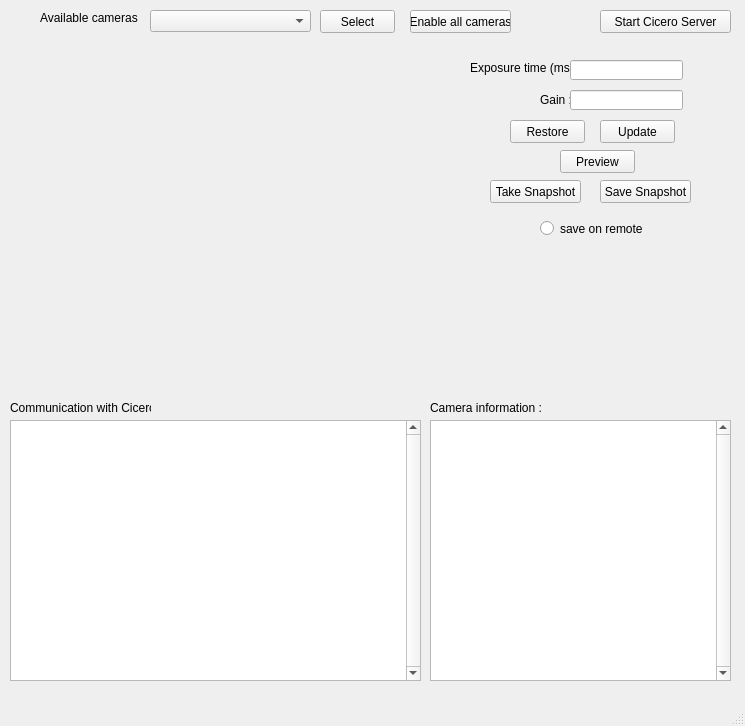
<?xml version="1.0" encoding="UTF-8"?>
<ui version="4.0">
 <class>MainWindow</class>
 <widget class="QMainWindow" name="MainWindow">
  <property name="geometry">
   <rect>
    <x>0</x>
    <y>0</y>
    <width>745</width>
    <height>726</height>
   </rect>
  </property>
  <property name="windowTitle">
   <string>MainWindow</string>
  </property>
  <widget class="QWidget" name="centralwidget">
   <widget class="MatplotlibWidget" name="matplotlibGadget">
    <property name="geometry">
     <rect>
      <x>10</x>
      <y>50</y>
      <width>441</width>
      <height>331</height>
     </rect>
    </property>
   </widget>
   <widget class="QComboBox" name="cameraSelectComboBox">
    <property name="geometry">
     <rect>
      <x>150</x>
      <y>10</y>
      <width>161</width>
      <height>22</height>
     </rect>
    </property>
   </widget>
   <widget class="QLabel" name="cameraSelectLabel">
    <property name="geometry">
     <rect>
      <x>40</x>
      <y>10</y>
      <width>101</width>
      <height>16</height>
     </rect>
    </property>
    <property name="text">
     <string>Available cameras :</string>
    </property>
   </widget>
   <widget class="QPushButton" name="cameraSelectButton">
    <property name="geometry">
     <rect>
      <x>320</x>
      <y>10</y>
      <width>75</width>
      <height>23</height>
     </rect>
    </property>
    <property name="text">
     <string>Select</string>
    </property>
   </widget>
   <widget class="QLabel" name="exposureLabel">
    <property name="geometry">
     <rect>
      <x>470</x>
      <y>60</y>
      <width>101</width>
      <height>16</height>
     </rect>
    </property>
    <property name="text">
     <string>Exposure time (ms) :</string>
    </property>
   </widget>
   <widget class="QLabel" name="gainLabel">
    <property name="geometry">
     <rect>
      <x>540</x>
      <y>90</y>
      <width>31</width>
      <height>20</height>
     </rect>
    </property>
    <property name="text">
     <string>Gain :</string>
    </property>
   </widget>
   <widget class="QLineEdit" name="exposureEdit">
    <property name="geometry">
     <rect>
      <x>570</x>
      <y>60</y>
      <width>113</width>
      <height>20</height>
     </rect>
    </property>
   </widget>
   <widget class="QLineEdit" name="gainEdit">
    <property name="geometry">
     <rect>
      <x>570</x>
      <y>90</y>
      <width>113</width>
      <height>20</height>
     </rect>
    </property>
   </widget>
   <widget class="QLabel" name="ciceroTextLabel">
    <property name="geometry">
     <rect>
      <x>10</x>
      <y>400</y>
      <width>141</width>
      <height>16</height>
     </rect>
    </property>
    <property name="text">
     <string>Communication with Cicero : </string>
    </property>
   </widget>
   <widget class="QLabel" name="cameraInfoLabel">
    <property name="geometry">
     <rect>
      <x>430</x>
      <y>400</y>
      <width>141</width>
      <height>16</height>
     </rect>
    </property>
    <property name="text">
     <string>Camera information :</string>
    </property>
   </widget>
   <widget class="QPushButton" name="cameraUpdateButton">
    <property name="geometry">
     <rect>
      <x>600</x>
      <y>120</y>
      <width>75</width>
      <height>23</height>
     </rect>
    </property>
    <property name="text">
     <string>Update</string>
    </property>
   </widget>
   <widget class="QPushButton" name="ciceroStartButton">
    <property name="geometry">
     <rect>
      <x>600</x>
      <y>10</y>
      <width>131</width>
      <height>23</height>
     </rect>
    </property>
    <property name="text">
     <string>Start Cicero Server</string>
    </property>
   </widget>
   <widget class="QPushButton" name="cameraRestoreButton">
    <property name="geometry">
     <rect>
      <x>510</x>
      <y>120</y>
      <width>75</width>
      <height>23</height>
     </rect>
    </property>
    <property name="text">
     <string>Restore</string>
    </property>
   </widget>
   <widget class="QPushButton" name="takeSnapshotButton">
    <property name="geometry">
     <rect>
      <x>490</x>
      <y>180</y>
      <width>91</width>
      <height>23</height>
     </rect>
    </property>
    <property name="text">
     <string>Take Snapshot</string>
    </property>
   </widget>
   <widget class="QPushButton" name="previewButton">
    <property name="geometry">
     <rect>
      <x>560</x>
      <y>150</y>
      <width>75</width>
      <height>23</height>
     </rect>
    </property>
    <property name="text">
     <string>Preview</string>
    </property>
   </widget>
   <widget class="QPushButton" name="cameraEnableButton">
    <property name="geometry">
     <rect>
      <x>410</x>
      <y>10</y>
      <width>101</width>
      <height>23</height>
     </rect>
    </property>
    <property name="text">
     <string>Enable all cameras</string>
    </property>
   </widget>
   <widget class="QPushButton" name="saveSnapshotButton">
    <property name="geometry">
     <rect>
      <x>600</x>
      <y>180</y>
      <width>91</width>
      <height>23</height>
     </rect>
    </property>
    <property name="text">
     <string>Save Snapshot</string>
    </property>
   </widget>
   <widget class="QTextBrowser" name="InformationCamera">
    <property name="geometry">
     <rect>
      <x>430</x>
      <y>420</y>
      <width>301</width>
      <height>261</height>
     </rect>
    </property>
    <property name="verticalScrollBarPolicy">
     <enum>Qt::ScrollBarAlwaysOn</enum>
    </property>
   </widget>
   <widget class="QTextBrowser" name="CiceroCommunication">
    <property name="geometry">
     <rect>
      <x>10</x>
      <y>420</y>
      <width>411</width>
      <height>261</height>
     </rect>
    </property>
    <property name="verticalScrollBarPolicy">
     <enum>Qt::ScrollBarAlwaysOn</enum>
    </property>
   </widget>
   <widget class="QRadioButton" name="radioButton">
    <property name="geometry">
     <rect>
      <x>540</x>
      <y>220</y>
      <width>111</width>
      <height>17</height>
     </rect>
    </property>
    <property name="text">
     <string>save on remote</string>
    </property>
   </widget>
  </widget>
  <widget class="QMenuBar" name="menubar">
   <property name="geometry">
    <rect>
     <x>0</x>
     <y>0</y>
     <width>745</width>
     <height>21</height>
    </rect>
   </property>
   <property name="defaultUp">
    <bool>false</bool>
   </property>
   <property name="nativeMenuBar">
    <bool>true</bool>
   </property>
  </widget>
  <widget class="QStatusBar" name="statusbar"/>
 </widget>
 <customwidgets>
  <customwidget>
   <class>MatplotlibWidget</class>
   <extends>QWidget</extends>
   <header>matplotlibwidget</header>
  </customwidget>
 </customwidgets>
 <resources/>
 <connections/>
</ui>
